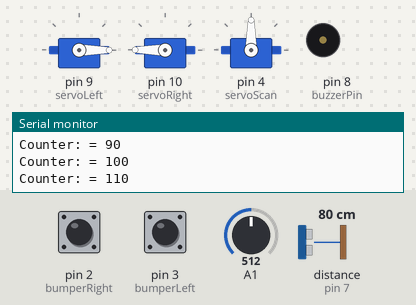
The sketch below on a simulated Arduino Uno, built with avr-gcc and run on an emulated ATmega328P. On the bench: 3 × servo, buzzer (waves = sounding, pin HIGH), the last lines printed to the serial monitor. Inputs (shaded band) come from the test bench; at power-on: distance to the obstacle (sensor on pin 7) 80 cm, pin 2 (bumperRight) LOW, pin 3 (bumperLeft) LOW, A1 = 512. The echo pulse lasts 58.3 µs per cm.

Above: at 1.2 s.
1.3 s: distance to the obstacle (sensor on pin 7) set to 2 cm
At 4.8 s:
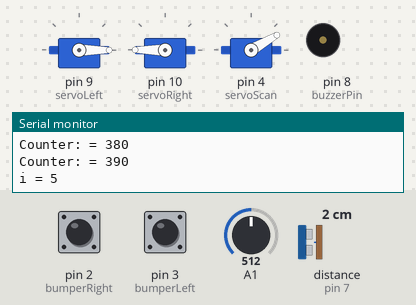
At 5.8 s:
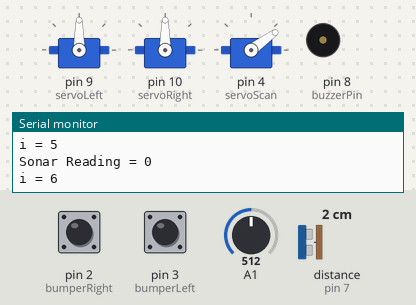
8.5 s: distance to the obstacle (sensor on pin 7) set to 18 cm
13.5 s: distance to the obstacle (sensor on pin 7) set to 22 cm
At 15.3 s:
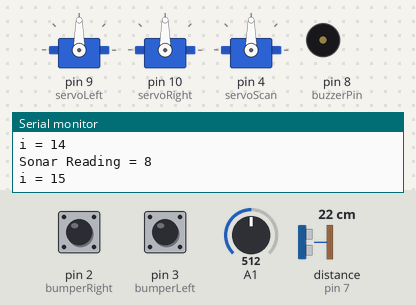
21.7 s: distance to the obstacle (sensor on pin 7) set to 299 cm
At 22.3 s:
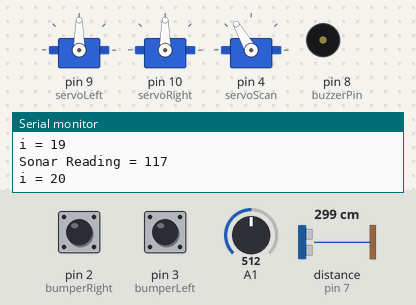
26.3 s: distance to the obstacle (sensor on pin 7) set to 129 cm
33.4 s: distance to the obstacle (sensor on pin 7) set to 124 cm
Timing chart, 0 to 50.5 s (numbered marks = the images above; inputs shaded):
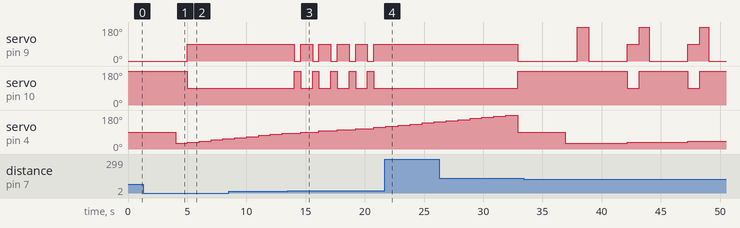

Measured:
- the behaviour switches between 20 and 21 cm on distance to the obstacle (sensor on pin 7) (found by bisection; images 2 and 3)
- after the input at 1.3 s, servo on pin 10 (servoRight): 180° → 90° after 3.7 s instead of 6.8 s
- after the input at 13.5 s, servo on pin 9 (servoLeft): alternates 90° for 1.0 s and 0° for 0.54 s, starting after 0.53 s; servo on pin 10 (servoRight): alternates 180° for 0.54 s and 90° for 1.0 s, starting after 0.53 s
- after the input at 21.7 s, servo on pin 9 (servoLeft), servo on pin 10 (servoRight): stops changing and stays 90°

The sketch:

LEERoverBOT1_12_07_2014.ino
```cpp
#include <Servo.h>
//////////////////////////////////////////////////////
/////Definitions and Constants///////////////////////
/////////////////////////////////////////////////////
float angle = 0;
int counter;
const int distance = 100;
const int delayTime = 2000;
const int day = 400; //threshold dayligh value
int surrlight = 0; //The variable holding the analog reading of surrounding light (analog pin A1)
const int buzzerPin = 8;//buzzer Pin is 9
const int bumperRight = 2; // Digital Pin 2 Right bumper
const int bumperLeft = 3;  // Digital Pin 3 Left bumper
int microswitchLeft = 0;          // Variable for left bump micro-switch
int microswitchRight = 0;         // Variable for left bump micro-switch
Servo servoLeft;         // Defines left servo
Servo servoRight;        // Defines right servo
Servo servoScan;       // Defines ultrasonic scanner servo
//ultrasonic sensor
const int pingPin = 7;       // ultrasonic sensor connected to Digital 7
unsigned int duration, inches, cm, i_counter, RightTurnDealy, LeftTurnDealy, forwardDelay;
///////////////////////////////////////////////////////////////////////////////////////////////
///Void Setup/////////////////////////////////////////////////////////////////////////////////
//////////////////////////////////////////////////////////////////////////////////////////////
void setup() {
  Serial.begin(9600);

  servoLeft.attach(9);   // setting-up Left servo to pin D9
  servoRight.attach(10); // setting-up Right servo to pin D10
  servoScan.attach(4); // setting-up Scanning servo to pin D4
  // Set pin modes
  pinMode(bumperLeft, INPUT);
  pinMode(bumperRight, INPUT);
  pinMode(buzzerPin, OUTPUT);
}

//////////////////////////////////////////////////////////////////////////////////////////////
//////// Loop  //////////////////////////////////////////////////////////////////////////////////////
/////////////////////////////////////////////////////////////////////////////////////////////////

void loop() {
  surrlight = analogRead(A1);
  if (surrlight < day) {
    stopRobot(); ////// Robot stops at night
  }

  do { // Start forward Test bumper switches
    //if (sonarRead()>distance){stopRobot();delay(100);reverse();delay(500);turnRight();delay(500);}

    forward();

    microswitchLeft = digitalRead(bumperLeft);
    microswitchRight = digitalRead(bumperRight);

    // If left bumper hit
    if (microswitchLeft == HIGH) {
      microSwitchL();
    }
    // If right bumper hit
    if (microswitchRight == HIGH) {
      microSwitchR();
    }
    Serial.print("Counter: = ");
    //prints time since program started
    Serial.println(counter);
    counter = counter + 10;
    delay (100);
  }
  while (counter < 400);
  counter = 0;
  turretStep(30, 180, 1000);
  goCenter();
}
/////////////////////////////////////////////////////////////////////////////////////////////////////
/////////////////////////////////////////////////////////////////////////////////////////////////////
/////////////////////////////////////////////////////////////////////////////////////////////////////
///////////////////////////////////////////
// Motion Routines/////////////////////////
///////////////////////////////////////////
void microSwitchR()
{ reverse();
  delay(300);
  turnRight();
  delay(150);
}

///////////////////////////////////////
void microSwitchL() {
  reverse();
  delay(250);
  turnLeft();
  delay(150);
}
//////////////////////
void forward() {
  servoLeft.write(0);
  servoRight.write(180);

}
/////////////////////////////////
void reverse() {
  servoLeft.write(180);
  servoRight.write(0);
}
///////////////////////////////////
void turnRight() {
  servoRight.write(180);
  servoLeft.write(180);

}
/////////////////////////////////
void turnLeft() {
  servoLeft.write(0);
  servoRight.write(0);
}
////////////////////////////////////
void stopRobot() {
  servoLeft.write(90); servoRight.write(90);
  //tone(buzzerPin,800);delay(200);noTone(buzzerPin);delay(200);
}
////////////////////////////////////
void scanLeft() {
  servoScan.write(180);
  delay(delayTime);
}
////////////////////////////////////
void scanRight() {
  servoScan.write(0);
  delay(delayTime);
}
//////////////////////////////////////
void goCenter() {
  servoScan.write(90);
  // delay(delayTime);
}
////Scanning Steps Routine//////////
///////////////////////////////////////
void turretStep(int minVal, int maxVal, int stepDelay) {
  //stopRobot();
  for (int i = minVal; i <= maxVal; i += 6) {

    Serial.print("i = "); Serial.println(i / 6, DEC);
    servoScan.write(i);
    delay(stepDelay);
    /////////////
    //Task if the sonar detected an Object within 20 inches or less
    ////////

    pinMode(pingPin, OUTPUT);          // Set pin to OUTPUT
    digitalWrite(pingPin, LOW);        // Ensure pin is low
    delayMicroseconds(2);
    digitalWrite(pingPin, HIGH);       // Start ranging
    delayMicroseconds(5);              //   with 5 microsecond burst
    digitalWrite(pingPin, LOW);        // End ranging
    pinMode(pingPin, INPUT);           // Set pin to INPUT
    duration = pulseIn(pingPin, HIGH); // Read echo pulse
    inches = duration / 74 / 2;        // Convert to inches
    cm = duration / 29 / 2;            // Convert to centimeters
    int sonarRead = inches;

    //Serial.println(sonarRead, DEC);  // Show in Serial Monitor		     // Return inches (or cm)
    //delay(100);

    if (sonarRead > 7 && sonarRead < 50) {
      /*this if step checks and make sure the sonar read is not equal to 4 or 3
        which is two value caused by my faulty Sonar/////Refere to troble shooting page in the report for more details*/
      stopRobot();
      i_counter = i / 6; // this step count the number of steps
      RightTurnDealy = (15 - i_counter) * 95;
      LeftTurnDealy = (30 - i_counter) * 100;
      forwardDelay = sonarRead * 68;
      switch (i_counter) {

        case 5:
          turnRight();
          delay( RightTurnDealy);
          forward();
          delay(forwardDelay);
          stopRobot();
          break;

        case 6:
          turnRight();
          delay( RightTurnDealy);
          forward();
          delay(forwardDelay);
          stopRobot();
          break;

        case 7:
          turnRight();
          delay( RightTurnDealy);
          forward();
          delay(forwardDelay);
          stopRobot();
          break;

        case 8:
          turnRight();
          delay( RightTurnDealy);
          forward();
          delay(forwardDelay);
          stopRobot();
          break;

        case 9:
          turnRight();
          delay( RightTurnDealy);
          forward();
          delay(forwardDelay);
          stopRobot();
          break;

        case 10:
          turnRight();
          delay(RightTurnDealy);
          forward();
          delay(forwardDelay);
          stopRobot();
          break;

        case 11:
          turnRight();
          delay(RightTurnDealy);
          forward();
          delay(forwardDelay);
          stopRobot();
          break;

        case 12:
          turnRight();
          delay(RightTurnDealy);
          forward();
          delay(forwardDelay);
          stopRobot();
          break;

        case 13:
          turnRight();
          delay(RightTurnDealy);
          forward();
          delay(forwardDelay);
          stopRobot();
          break;

        case 14:

          forward();
          delay(forwardDelay);
          stopRobot();
          break;

        case 15:

          forward();
          delay(forwardDelay);
          stopRobot();
          break;

        case 16:

          forward();
          delay(forwardDelay);
          stopRobot();
          break;

        case 17:

          forward();
          delay(forwardDelay);
          stopRobot();
          break;

        case 18:

          forward();
          delay(forwardDelay);
          stopRobot();
          break;

        case 19:

          forward();
          delay(forwardDelay);
          stopRobot();
          break;

        case 20:

          forward();
          delay(forwardDelay);
          stopRobot();
          break;


        case 21:
          turnLeft();
          delay(LeftTurnDealy);
          forward();
          delay(forwardDelay);
          stopRobot();
          break;

        case 22:
          turnLeft();
          delay(LeftTurnDealy);
          forward();
          delay(forwardDelay);
          stopRobot();
          break;

        case 23:
          turnLeft();
          delay(LeftTurnDealy);
          forward();
          delay(forwardDelay);
          stopRobot();
          break;

        case 24:
          turnLeft();
          delay(LeftTurnDealy);
          forward();
          delay(forwardDelay);
          stopRobot();
          break;

        case 25:
          turnLeft();
          delay(LeftTurnDealy);
          forward();
          delay(forwardDelay);
          stopRobot();
          break;

        case 26:
          turnLeft();
          delay(LeftTurnDealy);
          forward();
          delay(forwardDelay);
          stopRobot();
          break;

        case 27:
          turnLeft();
          delay(LeftTurnDealy);
          forward();
          delay(forwardDelay);
          stopRobot();
          break;

        case 28:
          turnLeft();
          delay(LeftTurnDealy);
          forward();
          delay(forwardDelay);
          stopRobot();
          break;

        case 29:
          turnLeft();
          delay(LeftTurnDealy);
          forward();
          delay(forwardDelay);
          stopRobot();
          break;

        case 30:
          turnLeft();
          delay(LeftTurnDealy);
          forward();
          delay(forwardDelay);
          stopRobot();
          break;


      }
      // delay(100);
      //  delay(100);
      Serial.print("Sonar Reading = "); Serial.println(sonarRead, DEC);
      // Show in Serial Monitor
    }
    else {
      Serial.print("Sonar Reading = "); Serial.println(sonarRead, DEC);
      stopRobot();
      //delay(1000)
    }
  }
}


///////////////////////////////////////////////////
```
